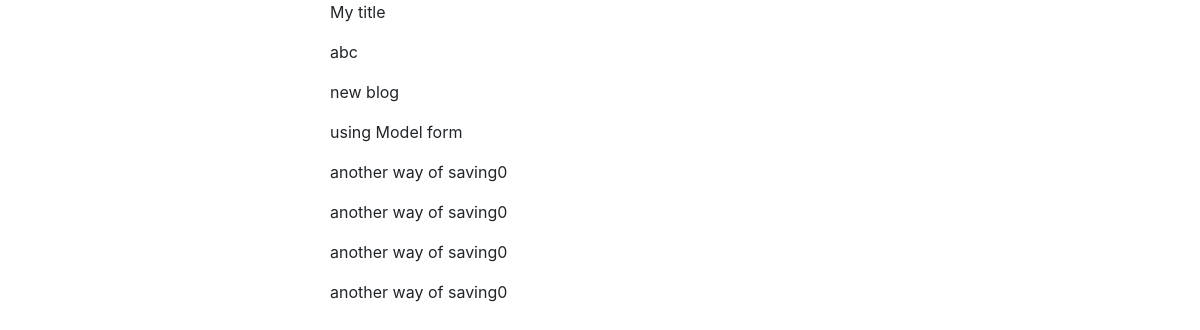
Screenshot of /blog/ with the database file from the repository.
### blog/models.py (models this page shows)
class BlogPost(models.Model):
    title = models.CharField(max_length=120)
    slug = models.SlugField(unique=True) # hello world -> hello-world
    content = models.TextField(null=True, blank=True)

### blog/views.py (the view)
# urls.py: path('', blog_post_list_view),
def blog_post_list_view(request):
    qs = BlogPost.objects.all()  # queryset => list of python object
    template_name = 'blog/list.html'
    context = {'object_list': qs}
    return render(request, template_name, context)

### blog/templates/blog/list.html
{% extends 'base.html' %}
{% block content %}
    {% for object in object_list %}
        <p>{{ object.title }}</p>
    {% endfor %}
{% endblock content %}

### templates/base.html (shortened to what this page needs)
<!doctype html>
<html lang="en">
<head>
    <link rel="stylesheet" href="https://stackpath.bootstrapcdn.com/bootstrap/4.5.0/css/bootstrap.min.css"
>
</head>
<body>
    <div class="container">
        <div class="row">
            <div class="col-6 mx-auto">
                {% block content %}
                {% endblock %}
            </div>
        </div>
    </div>
</body>
</html>

### rows the page displays
BlogPost: title "My title"
BlogPost: title "abc"
BlogPost: title "new blog"
BlogPost: title "using Model form"
BlogPost: title "another way of saving0"
BlogPost: title "another way of saving0"
BlogPost: title "another way of saving0"
BlogPost: title "another way of saving0"
